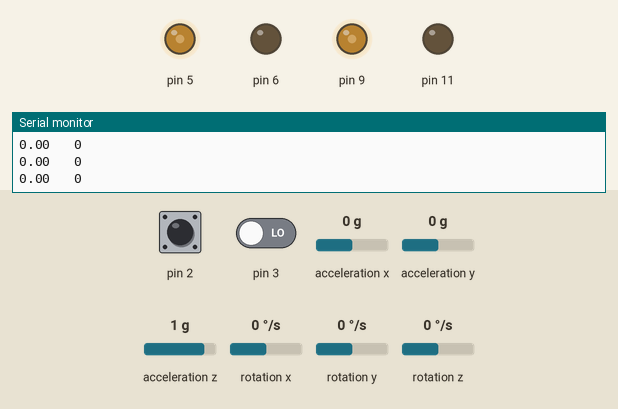
Bench run of a sketch on a simulated Arduino Uno, built with avr-gcc and run on an emulated ATmega328P. Shown: output pins drawn as LEDs (lit = HIGH), the last lines printed to the serial monitor. The test bench sets the inputs (shaded band); at power-on: rotation z 0 °/s, pin 2 HIGH, pin 3 LOW, acceleration x 0 g, acceleration y 0 g, acceleration z 1 g, rotation x 0 °/s, rotation y 0 °/s.

Above: at 3.2 s.
3.3 s: rotation z set to -52 °/s
4.8 s: rotation z set to -65 °/s
At 5.4 s:
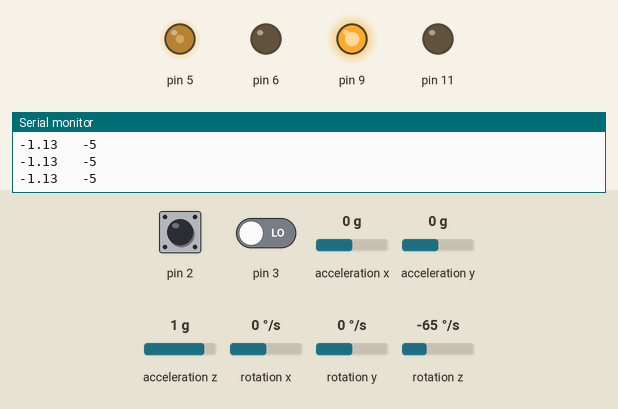
6.4 s: rotation z set to 52 °/s
9.4 s: rotation z set to 61 °/s
At 11.64 s:
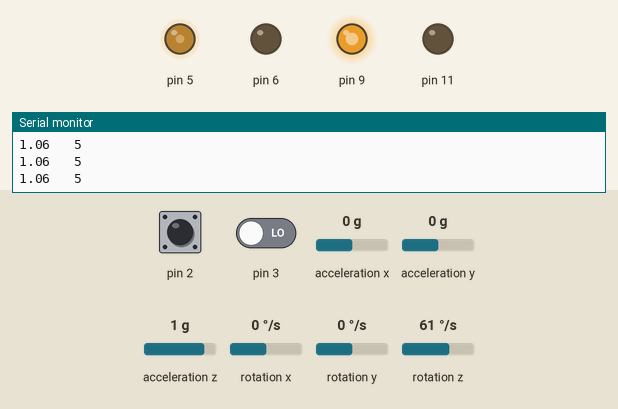
Timing chart, 0 to 13.2 s (numbered marks = the images above; inputs shaded):
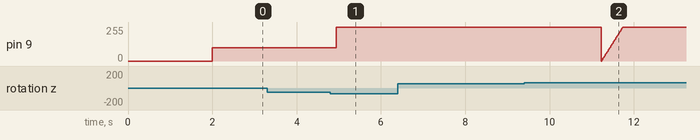

The sketch:

PI_controller_gyro.ino
```cpp
#include <Wire.h>
//#include <FaBo9Axis_MPU9250.h>

#include "MPU9250.h"
#include <PID_v1.h>

//FaBo9Axis IMU;
MPU9250 IMU(Wire,0x68);

int fA;
int fB;

int motorAspeed = 100;
int motorBspeed = 100;

unsigned long newTimeA;
unsigned long prevTimeA;

unsigned int npwA;
unsigned int lpwA;

unsigned long newTimeB;
unsigned long prevTimeB;

unsigned int npwB;
unsigned int lpwB;

int currentOutputA;
int currentOutputB;

float pitch = 0;
float roll = 0;
float yaw = 0;

float gx, gy, gz;

int mSpeed = 100;

int i;
unsigned long timePassed;
unsigned int interval = 10; //0.1 seconds


double Setpoint = 5, Input, Output;

double Kp= 1, Ki= 0, Kd=0;

PID gyroPID(&Input, &Output, &Setpoint, Kp, Ki, Kd, DIRECT);

void setup() {
  // put your setup code here, to run once:
  Serial.begin(115200);
  pinMode(2, INPUT_PULLUP);
  pinMode(5, OUTPUT);
  pinMode(6, OUTPUT);
  pinMode(9, OUTPUT);
  pinMode(11, OUTPUT);
  attachInterrupt(digitalPinToInterrupt(2), incFA, CHANGE);
  attachInterrupt(digitalPinToInterrupt(3), incFB, CHANGE);

  IMU.begin();

  delay(2000);
  lpwA = 0;
  prevTimeA = 0;
  lpwB = 0;
  prevTimeB = 0;
  i = 0;

  analogWrite(5, mSpeed);
  analogWrite(6, 0);
  analogWrite(9, mSpeed);
  analogWrite(11, 0);

 gyroPID.SetMode(AUTOMATIC);

}

void loop() {
  // put your main code here, to run repeatedly:
  analogWrite(5, motorAspeed);
  analogWrite(6, 0);
  analogWrite(9, motorBspeed);
  analogWrite(11, 0);

  //set the prevTime = millis() before the loop
  //set the lpw = 0; before the while loop

  timePassed = millis();
  if (timePassed >= (i * interval)) {
    gyroCheck();
    /*Serial.print("A : ");
    Serial.print(fA);
    Serial.print("  B : ");
    Serial.println(fB);*/
    i ++;
  }

}

void gyroCheck () {
  int p = - 5;
  int e;

  //IMU.readGyroXYZ(&gx,&gy,&gz);
  IMU.readSensor();
  gz = IMU.getGyroZ_rads();

  //yaw = yaw + (gz) * 0.01;
  e = 0 - gz;
  //if ( e < - 0.5 || e > 0.5) {
  motorBspeed += (p * e);
  //}
  Serial.print(gz);
  Serial.print("   ");
  Serial.println(p * e);
  /*Input = yaw;

  gyroPID.Compute();
  motorBspeed += Output;
  Serial.println(Output);*/
}

  void incFA () {
    if (digitalRead(2) == HIGH && currentOutputA == 0) {
      calculateFA();
      currentOutputA = 1;
    } else if (digitalRead(2) == LOW && currentOutputA == 1){
      calculateFA();
      currentOutputA = 0;
    }
  }

  void incFB () {
    if (digitalRead(3) == HIGH && currentOutputB == 0) {
      calculateFB();
      currentOutputB = 1;
    } else if (digitalRead(3) == LOW && currentOutputB == 1){
      calculateFB();
      currentOutputB = 0;
    }
  }


  void calculateFA () {
    newTimeA = millis();
    //Serial.println(newTime);
    npwA = newTimeA - prevTimeA;
    //Serial.println(lpw);
    fA = (1000 / ((npwA + lpwA) / 2));
    prevTimeA = newTimeA;
    lpwA = npwA;
  }

  void calculateFB () {
    newTimeB = millis();
    //Serial.println(newTime);
    npwB = newTimeB - prevTimeB;
    //Serial.println(lpw);
    fB = (1000 / ((npwB + lpwB) / 2));
    prevTimeB = newTimeB;
    lpwB = npwB;
  }
```

Measured:
- the behaviour switches between -57 and -58 °/s on rotation z (found by bisection; images 0 and 1)
- the behaviour switches between 57 and 58 °/s on rotation z (found by bisection; images 1 and 2)
- after the input at 4.8 s, pin 9: 100/255 → 255/255 after 0.14 s
